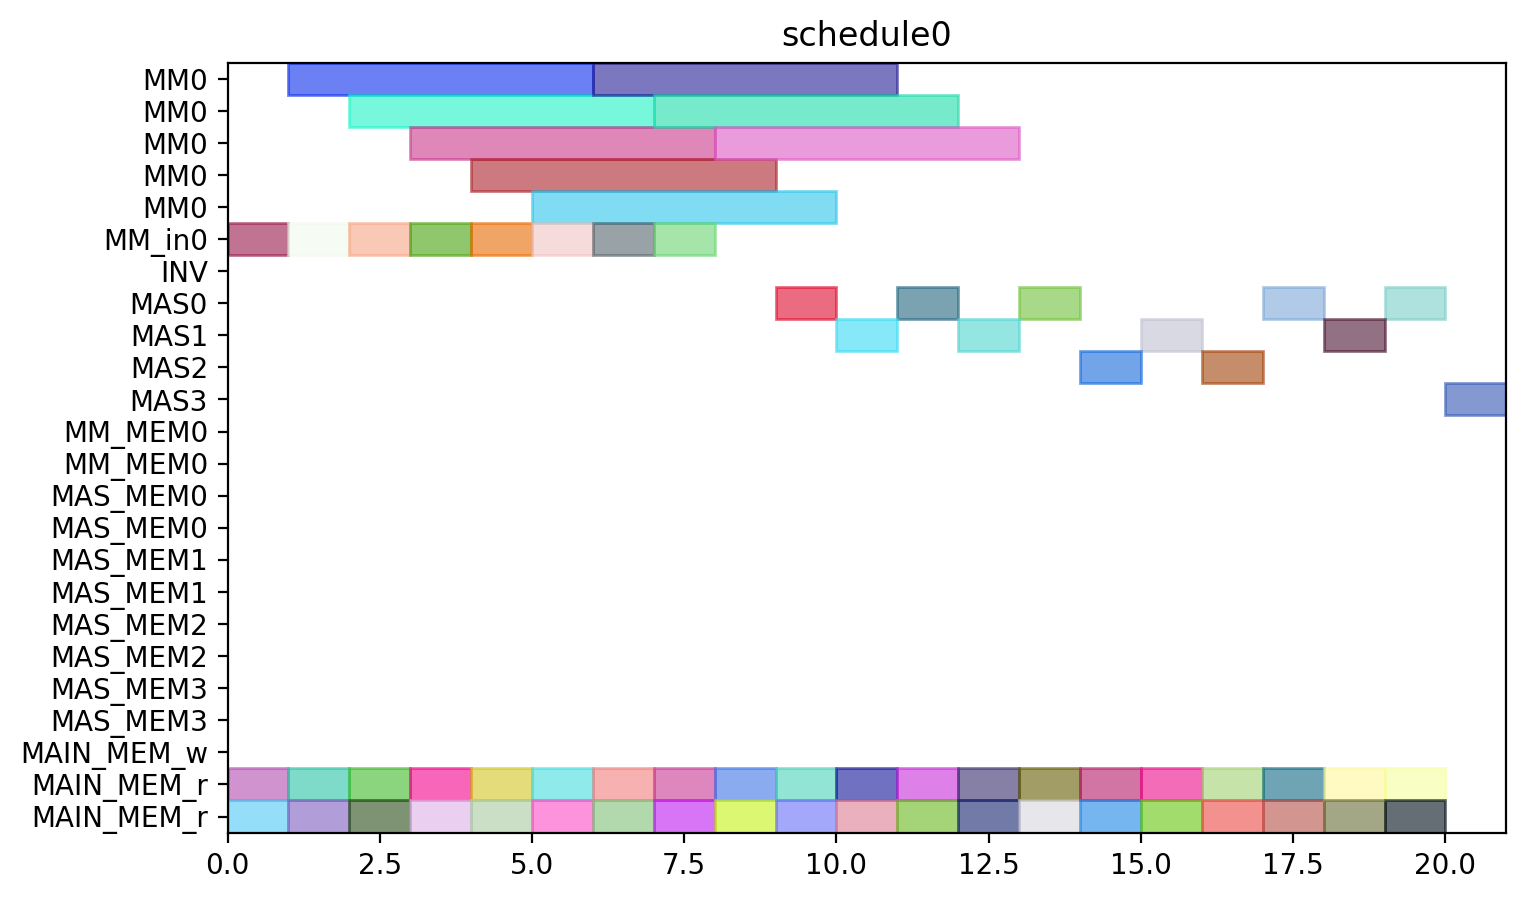

The script that drew this image:
from pyschedule import Scenario, solvers, plotters, alt


def solve():
	horizon = 90
	S = Scenario("schedule0", horizon=horizon)

	# resource
	MM = S.Resources('MM', num=1, size=5)
	MM_in = S.Resources('MM_in', num=1)
	INV = S.Resource('INV')
	MAS = S.Resources('MAS', num=4, size=1, periods=range(1, horizon))
	MM_MEM = S.Resources('MM_MEM', num=1, size=2)
	MAS_MEM = S.Resources('MAS_MEM', num=4, size=2)
	MAIN_MEM_w = S.Resource('MAIN_MEM_w', size=1)
	MAIN_MEM_r = S.Resource('MAIN_MEM_r', size=2)

	# result of previous scheduling

	# new tasks
	t0_t0 = S.Task('t0_t0', length=1, delay_cost=1)
	t0_t0 += alt(MAS)

	t0_t0_mem0 = S.Task('t0_t0_mem0', length=1, delay_cost=1)
	t0_t0_mem0 += MAIN_MEM_r
	S += t0_t0_mem0 <= t0_t0

	t0_t0_mem1 = S.Task('t0_t0_mem1', length=1, delay_cost=1)
	t0_t0_mem1 += MAIN_MEM_r
	S += t0_t0_mem1 <= t0_t0

	t0_t1 = S.Task('t0_t1', length=1, delay_cost=1)
	t0_t1 += alt(MAS)

	t0_t1_mem0 = S.Task('t0_t1_mem0', length=1, delay_cost=1)
	t0_t1_mem0 += MAIN_MEM_r
	S += t0_t1_mem0 <= t0_t1

	t0_t1_mem1 = S.Task('t0_t1_mem1', length=1, delay_cost=1)
	t0_t1_mem1 += MAIN_MEM_r
	S += t0_t1_mem1 <= t0_t1

	t0_t3_in = S.Task('t0_t3_in', length=1, delay_cost=1)
	t0_t3_in += alt(MM_in)
	t0_t3 = S.Task('t0_t3', length=5, delay_cost=1)
	t0_t3 += alt(MM)
	S += t0_t3>=t0_t3_in

	t0_t3_mem0 = S.Task('t0_t3_mem0', length=1, delay_cost=1)
	t0_t3_mem0 += MAIN_MEM_r
	S += t0_t3_mem0 <= t0_t3

	t0_t3_mem1 = S.Task('t0_t3_mem1', length=1, delay_cost=1)
	t0_t3_mem1 += MAIN_MEM_r
	S += t0_t3_mem1 <= t0_t3

	t10 = S.Task('t10', length=1, delay_cost=1)
	t10 += alt(MAS)

	t10_mem0 = S.Task('t10_mem0', length=1, delay_cost=1)
	t10_mem0 += MAIN_MEM_r
	S += t10_mem0 <= t10

	t10_mem1 = S.Task('t10_mem1', length=1, delay_cost=1)
	t10_mem1 += MAIN_MEM_r
	S += t10_mem1 <= t10

	t11 = S.Task('t11', length=1, delay_cost=1)
	t11 += alt(MAS)

	t11_mem0 = S.Task('t11_mem0', length=1, delay_cost=1)
	t11_mem0 += MAIN_MEM_r
	S += t11_mem0 <= t11

	t11_mem1 = S.Task('t11_mem1', length=1, delay_cost=1)
	t11_mem1 += MAIN_MEM_r
	S += t11_mem1 <= t11

	t3_t0_in = S.Task('t3_t0_in', length=1, delay_cost=1)
	t3_t0_in += alt(MM_in)
	t3_t0 = S.Task('t3_t0', length=5, delay_cost=1)
	t3_t0 += alt(MM)
	S += t3_t0>=t3_t0_in

	t3_t0_mem0 = S.Task('t3_t0_mem0', length=1, delay_cost=1)
	t3_t0_mem0 += MAIN_MEM_r
	S += t3_t0_mem0 <= t3_t0

	t3_t0_mem1 = S.Task('t3_t0_mem1', length=1, delay_cost=1)
	t3_t0_mem1 += MAIN_MEM_r
	S += t3_t0_mem1 <= t3_t0

	t3_t1_in = S.Task('t3_t1_in', length=1, delay_cost=1)
	t3_t1_in += alt(MM_in)
	t3_t1 = S.Task('t3_t1', length=5, delay_cost=1)
	t3_t1 += alt(MM)
	S += t3_t1>=t3_t1_in

	t3_t1_mem0 = S.Task('t3_t1_mem0', length=1, delay_cost=1)
	t3_t1_mem0 += MAIN_MEM_r
	S += t3_t1_mem0 <= t3_t1

	t3_t1_mem1 = S.Task('t3_t1_mem1', length=1, delay_cost=1)
	t3_t1_mem1 += MAIN_MEM_r
	S += t3_t1_mem1 <= t3_t1

	t3_t2 = S.Task('t3_t2', length=1, delay_cost=1)
	t3_t2 += alt(MAS)

	t3_t2_mem0 = S.Task('t3_t2_mem0', length=1, delay_cost=1)
	t3_t2_mem0 += MAIN_MEM_r
	S += t3_t2_mem0 <= t3_t2

	t3_t2_mem1 = S.Task('t3_t2_mem1', length=1, delay_cost=1)
	t3_t2_mem1 += MAIN_MEM_r
	S += t3_t2_mem1 <= t3_t2

	t3_t3 = S.Task('t3_t3', length=1, delay_cost=1)
	t3_t3 += alt(MAS)

	t3_t3_mem0 = S.Task('t3_t3_mem0', length=1, delay_cost=1)
	t3_t3_mem0 += MAIN_MEM_r
	S += t3_t3_mem0 <= t3_t3

	t3_t3_mem1 = S.Task('t3_t3_mem1', length=1, delay_cost=1)
	t3_t3_mem1 += MAIN_MEM_r
	S += t3_t3_mem1 <= t3_t3

	t4_t0 = S.Task('t4_t0', length=1, delay_cost=1)
	t4_t0 += alt(MAS)

	t4_t0_mem0 = S.Task('t4_t0_mem0', length=1, delay_cost=1)
	t4_t0_mem0 += MAIN_MEM_r
	S += t4_t0_mem0 <= t4_t0

	t4_t0_mem1 = S.Task('t4_t0_mem1', length=1, delay_cost=1)
	t4_t0_mem1 += MAIN_MEM_r
	S += t4_t0_mem1 <= t4_t0

	t4_t1 = S.Task('t4_t1', length=1, delay_cost=1)
	t4_t1 += alt(MAS)

	t4_t1_mem0 = S.Task('t4_t1_mem0', length=1, delay_cost=1)
	t4_t1_mem0 += MAIN_MEM_r
	S += t4_t1_mem0 <= t4_t1

	t4_t1_mem1 = S.Task('t4_t1_mem1', length=1, delay_cost=1)
	t4_t1_mem1 += MAIN_MEM_r
	S += t4_t1_mem1 <= t4_t1

	t4_t3_in = S.Task('t4_t3_in', length=1, delay_cost=1)
	t4_t3_in += alt(MM_in)
	t4_t3 = S.Task('t4_t3', length=5, delay_cost=1)
	t4_t3 += alt(MM)
	S += t4_t3>=t4_t3_in

	t4_t3_mem0 = S.Task('t4_t3_mem0', length=1, delay_cost=1)
	t4_t3_mem0 += MAIN_MEM_r
	S += t4_t3_mem0 <= t4_t3

	t4_t3_mem1 = S.Task('t4_t3_mem1', length=1, delay_cost=1)
	t4_t3_mem1 += MAIN_MEM_r
	S += t4_t3_mem1 <= t4_t3

	t5_t0_in = S.Task('t5_t0_in', length=1, delay_cost=1)
	t5_t0_in += alt(MM_in)
	t5_t0 = S.Task('t5_t0', length=5, delay_cost=1)
	t5_t0 += alt(MM)
	S += t5_t0>=t5_t0_in

	t5_t0_mem0 = S.Task('t5_t0_mem0', length=1, delay_cost=1)
	t5_t0_mem0 += MAIN_MEM_r
	S += t5_t0_mem0 <= t5_t0

	t5_t0_mem1 = S.Task('t5_t0_mem1', length=1, delay_cost=1)
	t5_t0_mem1 += MAIN_MEM_r
	S += t5_t0_mem1 <= t5_t0

	t5_t1_in = S.Task('t5_t1_in', length=1, delay_cost=1)
	t5_t1_in += alt(MM_in)
	t5_t1 = S.Task('t5_t1', length=5, delay_cost=1)
	t5_t1 += alt(MM)
	S += t5_t1>=t5_t1_in

	t5_t1_mem0 = S.Task('t5_t1_mem0', length=1, delay_cost=1)
	t5_t1_mem0 += MAIN_MEM_r
	S += t5_t1_mem0 <= t5_t1

	t5_t1_mem1 = S.Task('t5_t1_mem1', length=1, delay_cost=1)
	t5_t1_mem1 += MAIN_MEM_r
	S += t5_t1_mem1 <= t5_t1

	t5_t2 = S.Task('t5_t2', length=1, delay_cost=1)
	t5_t2 += alt(MAS)

	t5_t2_mem0 = S.Task('t5_t2_mem0', length=1, delay_cost=1)
	t5_t2_mem0 += MAIN_MEM_r
	S += t5_t2_mem0 <= t5_t2

	t5_t2_mem1 = S.Task('t5_t2_mem1', length=1, delay_cost=1)
	t5_t2_mem1 += MAIN_MEM_r
	S += t5_t2_mem1 <= t5_t2

	t5_t3 = S.Task('t5_t3', length=1, delay_cost=1)
	t5_t3 += alt(MAS)

	t5_t3_mem0 = S.Task('t5_t3_mem0', length=1, delay_cost=1)
	t5_t3_mem0 += MAIN_MEM_r
	S += t5_t3_mem0 <= t5_t3

	t5_t3_mem1 = S.Task('t5_t3_mem1', length=1, delay_cost=1)
	t5_t3_mem1 += MAIN_MEM_r
	S += t5_t3_mem1 <= t5_t3

	t6_t0_in = S.Task('t6_t0_in', length=1, delay_cost=1)
	t6_t0_in += alt(MM_in)
	t6_t0 = S.Task('t6_t0', length=5, delay_cost=1)
	t6_t0 += alt(MM)
	S += t6_t0>=t6_t0_in

	t6_t0_mem0 = S.Task('t6_t0_mem0', length=1, delay_cost=1)
	t6_t0_mem0 += MAIN_MEM_r
	S += t6_t0_mem0 <= t6_t0

	t6_t0_mem1 = S.Task('t6_t0_mem1', length=1, delay_cost=1)
	t6_t0_mem1 += MAIN_MEM_r
	S += t6_t0_mem1 <= t6_t0

	t6_t1_in = S.Task('t6_t1_in', length=1, delay_cost=1)
	t6_t1_in += alt(MM_in)
	t6_t1 = S.Task('t6_t1', length=5, delay_cost=1)
	t6_t1 += alt(MM)
	S += t6_t1>=t6_t1_in

	t6_t1_mem0 = S.Task('t6_t1_mem0', length=1, delay_cost=1)
	t6_t1_mem0 += MAIN_MEM_r
	S += t6_t1_mem0 <= t6_t1

	t6_t1_mem1 = S.Task('t6_t1_mem1', length=1, delay_cost=1)
	t6_t1_mem1 += MAIN_MEM_r
	S += t6_t1_mem1 <= t6_t1

	t6_t2 = S.Task('t6_t2', length=1, delay_cost=1)
	t6_t2 += alt(MAS)

	t6_t2_mem0 = S.Task('t6_t2_mem0', length=1, delay_cost=1)
	t6_t2_mem0 += MAIN_MEM_r
	S += t6_t2_mem0 <= t6_t2

	t6_t2_mem1 = S.Task('t6_t2_mem1', length=1, delay_cost=1)
	t6_t2_mem1 += MAIN_MEM_r
	S += t6_t2_mem1 <= t6_t2

	t6_t3 = S.Task('t6_t3', length=1, delay_cost=1)
	t6_t3 += alt(MAS)

	t6_t3_mem0 = S.Task('t6_t3_mem0', length=1, delay_cost=1)
	t6_t3_mem0 += MAIN_MEM_r
	S += t6_t3_mem0 <= t6_t3

	t6_t3_mem1 = S.Task('t6_t3_mem1', length=1, delay_cost=1)
	t6_t3_mem1 += MAIN_MEM_r
	S += t6_t3_mem1 <= t6_t3

	solvers.mip.solve(S,msg=1,kind='CPLEX',ratio_gap=1.01)

	solution = [['hoge']*len(S.solution()[1]) for i in range(len(S.solution()))]
	for i in range(len(S.solution())):
		for j in range(len(S.solution()[i])):
			solution[i][j]=str(S.solution()[i][j])
	print(solution)

	cycles = int(solution[-1][3])

	pic_file_name = "/home/mfukuda/ABE/python/multiRAM_multiMAS/scheduling_result/stage5MM1_stage1MAS4/SQR012345/schedule0.png"
	if(S.solution() != []):
		plotters.matplotlib.plot(S,img_filename=pic_file_name, show_task_labels=False, fig_size=(cycles*0.25+3, 5))

	return solution
